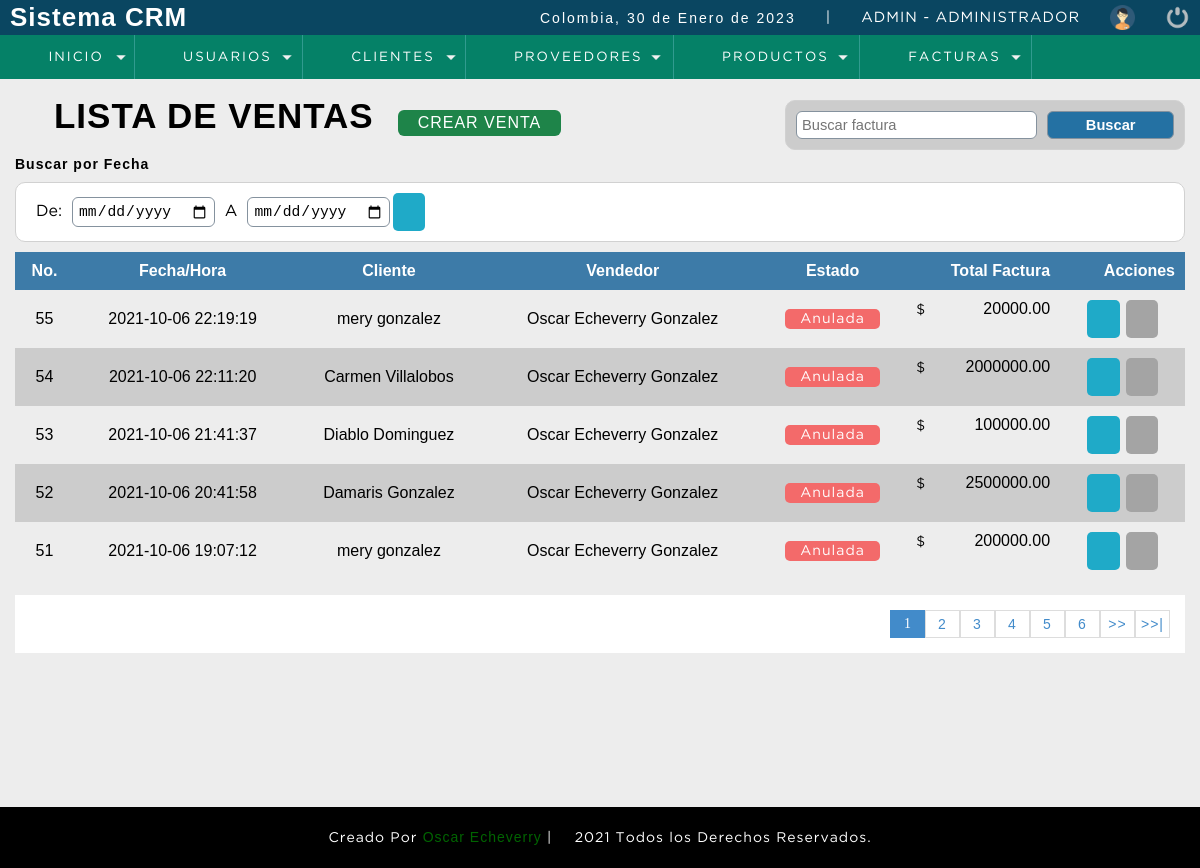
The app's page /sistema/ventas.php (signed in) with its own data.
### tables this page shows
CREATE TABLE IF NOT EXISTS `factura` (
  `nofactura` bigint(11) NOT NULL AUTO_INCREMENT,
  `fecha` datetime NOT NULL DEFAULT CURRENT_TIMESTAMP,
  `usuario` int(11) DEFAULT NULL,
  `codcliente` int(11) DEFAULT NULL,
  `totalfactura` decimal(10,2) DEFAULT NULL,
  `estatus` int(11) NOT NULL DEFAULT '1',
  PRIMARY KEY (`nofactura`),
  KEY `usuario` (`usuario`),
  KEY `codcliente` (`codcliente`)
);

CREATE TABLE IF NOT EXISTS `cliente` (
  `idcliente` int(11) NOT NULL AUTO_INCREMENT,
  `nit` int(11) DEFAULT NULL,
  `nombre` varchar(80) DEFAULT NULL,
  `telefono` int(11) DEFAULT NULL,
  `direccion` text,
  `dateadd` datetime NOT NULL DEFAULT CURRENT_TIMESTAMP,
  `usuario_id` int(11) NOT NULL,
  `estatus` int(11) NOT NULL DEFAULT '1',
  PRIMARY KEY (`idcliente`),
  KEY `usuario_id` (`usuario_id`)
);

CREATE TABLE IF NOT EXISTS `usuario` (
  `idusuario` int(11) NOT NULL AUTO_INCREMENT,
  `nombre` varchar(50) DEFAULT NULL,
  `correo` varchar(100) DEFAULT NULL,
  `usuario` varchar(15) DEFAULT NULL,
  `clave` varchar(100) DEFAULT NULL,
  `rol` int(11) DEFAULT NULL,
  `estatus` int(11) NOT NULL DEFAULT '1',
  PRIMARY KEY (`idusuario`),
  KEY `rol` (`rol`)
);

### sistema/ventas.php (the view, shortened to what this page needs)
<?php
    include "../conexion.php";
?>
<!DOCTYPE html>
<html lang="en">
<head>
	<?php include"include/script.php"; ?>
	<?php include"include/header.php"; ?>
</head>
<body>
	<section id="container">
		<h1> <i class="fas fa-money-check-alt"></i> LISTA DE VENTAS</h1>
		<a href="nueva_venta.php" class="btn_new"> CREAR VENTA</a>
		<form action="buscar_venta.php" method="get" class="form_search">
		    <input type="text" name="busqueda" id="busqueda" placeholder="Buscar factura">
		    <input type="submit" value="Buscar" class="btn_search">
		</form>
		<div>
		    <h5>Buscar por Fecha</h5>
		    <form action="buscar_venta.php" method="get" class="form_search_date">
		        <label>De: </label>
		        <input type="date" name="fecha_de" id="fecha_de" required>
		        <label>A</label>
		        <input type="date" name="fecha_a" id="fecha_a" required>
		        <button type="submit" class="btn_view"> <i class="fas fa-search"></i> </button>
		    </form>
		</div>
        <table>
            <tr>
              <th>No.</th>
              <th>Fecha/Hora</th>
              <th>Cliente</th>
              <th>Vendedor</th>
              <th>Estado</th>
              <th class="textright">Total Factura</th>
              <th class="textright">Acciones</th>
            </tr>
        <?php
            $sql_registe = mysqli_query($conexion,"SELECT COUNT(*) as total_registro FROM factura WHERE estatus != 10");
            $result_register = mysqli_fetch_array($sql_registe);
            $total_registro = $result_register['total_registro'];
            $por_pagina = 5;
            if(empty($_GET['pagina'])){
                $pagina = 1;
            }else{
                $pagina = $_GET['pagina'];
            }
            $desde = ($pagina-1) * $por_pagina;
            $total_paginas = ceil($total_registro / $por_pagina);
            $query = mysqli_query($conexion, "SELECT f.nofactura, f.fecha, f.totalfactura, f.codcliente, f.estatus, u.nombre as vendedor, cl.nombre as cliente FROM factura f INNER JOIN usuario u ON f.usuario = u.idusuario INNER JOIN cliente cl ON f.codcliente = cl.idcliente WHERE f.estatus != 10 ORDER BY f.fecha DESC LIMIT $desde, $por_pagina");
            $result = mysqli_num_rows($query);
            if($result > 0){
                while($data = mysqli_fetch_array($query)){
                    if($data["estatus"] == 1){
                        $estado = '<span class="pagada">Pagada</span>';
                    }else{
                        $estado = '<span class="anulada">Anulada</span>';
                    }
        ?>
            <tr id="row_<?php echo $data["nofactura"]; ?>">
                <td><?php echo $data["nofactura"]; ?></td>
                <td><?php echo $data["fecha"]; ?></td>
                <td><?php echo $data["cliente"]; ?></td>
                <td><?php echo $data["vendedor"]; ?></td>
                <td class="estado"><?php echo $estado; ?></td>
                <td class="textright totalfactura"><span>$</span><?php echo $data["totalfactura"]; ?></td>
                <td>
                   <div class="div_acciones">
                       <div>
                           <button class="btn_view view_factura" type="button" cl="<?php echo $data["codcliente"]; ?>" f="<?php echo $data["nofactura"]; ?>"> <i class="fas fa-eye"></i> </button>
                       </div>
                   <?php if($_SESSION['rol'] == 1 || $_SESSION['rol'] == 2){
                            if($data["estatus"] == 1){
                    ?>
                   <div class="div_factura">
                          <button class="btn_anular anular_factura" fac="<?php echo $data["nofactura"]; ?>"> <i class="fas fa-ban"></i> </button>
                   </div>
                   <?php }else{ ?>
                        <div class="div_factura">
                            <button type="button" class="btn_anular inactive"> <i class="fas fa-ban"></i> </button>
                        </div>
                    <?php }
                        }   ?>
                    </div>
                </td>
            </tr>
        <?php
                }
            }
        ?>
        </table>
         <div class="paginador">
             <ul>
                 <?php
                    for($i=1; $i <= $total_paginas; $i++){
                        if($i == $pagina){
                            echo '<li class="selecte">'.$i.'</li>';
                        }else{
                            echo '<li><a href="?pagina='.$i.'">'.$i.'</a></li>';
                        }
                    }
                    if($pagina != $total_paginas){
                 ?>
                 <li><a href="?pagina=<?php echo $pagina+1; ?>">>></a></li>
                 <li><a href="?pagina=<?php echo $total_paginas; ?>">>>|</a></li>
                 <?php } ?>
             </ul>
         </div>
	</section>
	<?php include"include/footer.php"; ?>
</body>
</html>

### sistema/css/style.css (style rules this page uses)
* { margin: 0; padding: 0; box-sizing: border-box; }
body { background: #ededed; margin: 0; margin-bottom: 40px; }
h1, h2, h3, h4, h5, h6 { font-family: 'arial'; font-weight: bold; letter-spacing: 1px; }
h1 { font-size: 26px; }
h5 { font-size: 14px; }
a { text-decoration: none; font-family: arial; letter-spacing: 1px; }
span { font-family: 'GothamBook'; letter-spacing: 1px; font-size: 14px; line-height: 20px; }
#container { padding: 90px 15px 15px; margin-bottom: 200px; }
form { background: white; margin: auto; padding: 20px 50px; border: 1px solid #d1d1d1; }
label { display: block; font-size: 12pt; font-family: 'GothamBook'; margin: 15px auto 5px auto; }
input, select { display: block; width: 100%; font-size: 11pt; padding: 5px; border: 1px solid #85929e; border-radius: 6px; }
#container h1 { font-size: 35px; display: inline-block; }
.btn_new { display: inline-block; background: #1E8449; color: white; padding: 4px 20px; border-radius: 6px; margin: 20px; cursor: pointer; -webkit-transition-duration: 0.4s; transition-duration: 0.4s; }
table { border-collapse: collapse; font-size: 12pt; font-family: 'Arial'; width: 100%; }
table th { text-align: center; padding: 10px; background: #3d7ba8; color: white; }
table tr:nth-child(odd) { background: #ccc; }
table td { padding: 10px; text-align: center; }
.btn_view { color: white; background-color: #2E86C1; padding: 7px 27px; text-align: center; text-decoration: none; font-size: 16px; border-radius: 6px; margin-left: 20px; font-weight: 600; -webkit-transition-duration: 0.4s; transition-duration: 0.4s; }
.btn_anular { color: white; background-color: #A93226; padding: 7px 27px; text-align: center; text-decoration: none; font-size: 16px; border-radius: 6px; margin-left: 20px; font-weight: 600; -webkit-transition-duration: 0.4s; transition-duration: 0.4s; }
.paginador ul { padding: 15px; list-style: none; background: white; margin-top: 15px; display: -webkit-flex; display: -moz-flex; display: -ms-flex; display: -o-flex; display: flex; justify-content: flex-end; }
.paginador a, .selecte { color: #428bca; border: 1px solid #ddd; padding: 5px; display: inline-block; font-size: 14px; text-align: center; width: 35px; }
.selecte { color:white; background: #428bca; border: 1px solid #428bca; }
.form_search { display: -webkit-flex; display: -moz-flex; display: -ms-flex; display: -o-flex; display: flex; margin: 10px auto; display: flex; width: 400px; float: right; background: #ccc; padding: 10px; border-radius: 10px; }
.btn_search { background: #2471A3; color: white; border: 0 20px; cursor: pointer; font-weight: 600; -webkit-transition-duration: 0.4s; transition-duration: 0.4s; text-decoration: none; width: 50%; margin-left: 10px; padding: 0 10px; }
.textright { text-align: right; }
.btn_anular { background-color: #f36a6a; border: 0; border-radius: 5px; cursor: pointer; padding: 12px; margin: 0 3px; color: #FFF; }
.form_search_date { padding: 10px; display: flex; justify-content: flex-start; align-items: center; border-radius: 10px; margin: 10px auto; }
.form_search_date label { margin: 0 10px; }
.form_search_date input { width: auto; }
.btn_view { background-color: #1faac8; border: 0; border-radius: 5px; cursor: pointer; padding: 10px; margin: 0 3px; color: #fff; }
.btn_anular { background-color:#A93226; border: 0; border-radius: 5px; cursor: pointer; padding: 10px; margin: 0 3px; color: #fff; }
.div_acciones { display: -webkit-flex; display: -moz-flex; display: -ms-flex; display: -o-flex; display: flex; justify-content: center; }
.totalfactura { display: -webkit-flex; display: -moz-flex; display: -ms-flex; display: -o-flex; display: flex; justify-content: space-between; }
.pagada, .anulada { color: #fff; background: #60a756; text-align: center; border-radius: 5px; padding: 4px 15px; }
.anulada { background: #f36a6a; }
.inactive { background-color: #a4a4a4; color: #CCC; cursor: default; }
html { min-height: 100%; position: relative; }

### records on screen
factura: nofactura "55", fecha "2021-10-06 22:19:19", codcliente.nombre "mery gonzalez", usuario.nombre "Oscar Echeverry Gonzalez", estatus "Anulada", totalfactura "20000.00"
factura: nofactura "54", fecha "2021-10-06 22:11:20", codcliente.nombre "Carmen Villalobos", usuario.nombre "Oscar Echeverry Gonzalez", estatus "Anulada", totalfactura "2000000.00"
factura: nofactura "53", fecha "2021-10-06 21:41:37", codcliente.nombre "Diablo Dominguez", usuario.nombre "Oscar Echeverry Gonzalez", estatus "Anulada", totalfactura "100000.00"
factura: nofactura "52", fecha "2021-10-06 20:41:58", codcliente.nombre "Damaris Gonzalez", usuario.nombre "Oscar Echeverry Gonzalez", estatus "Anulada", totalfactura "2500000.00"
factura: nofactura "51", fecha "2021-10-06 19:07:12", codcliente.nombre "mery gonzalez", usuario.nombre "Oscar Echeverry Gonzalez", estatus "Anulada", totalfactura "200000.00"

### other values on screen
fechaC() "30 de Enero de 2023"
$_SESSION['user'] "ADMIN"
$_SESSION['rol_name'] "ADMINISTRADOR"
